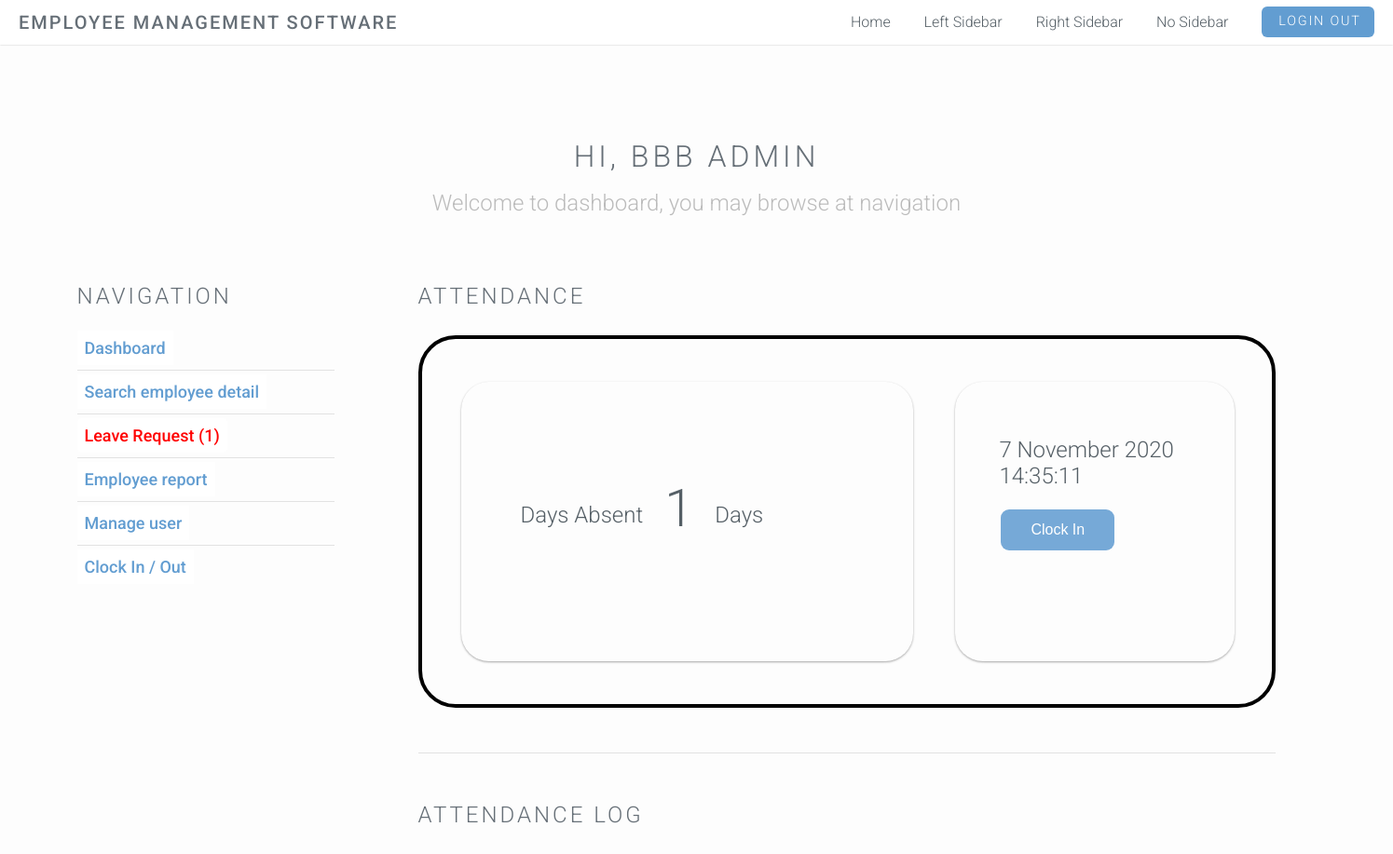
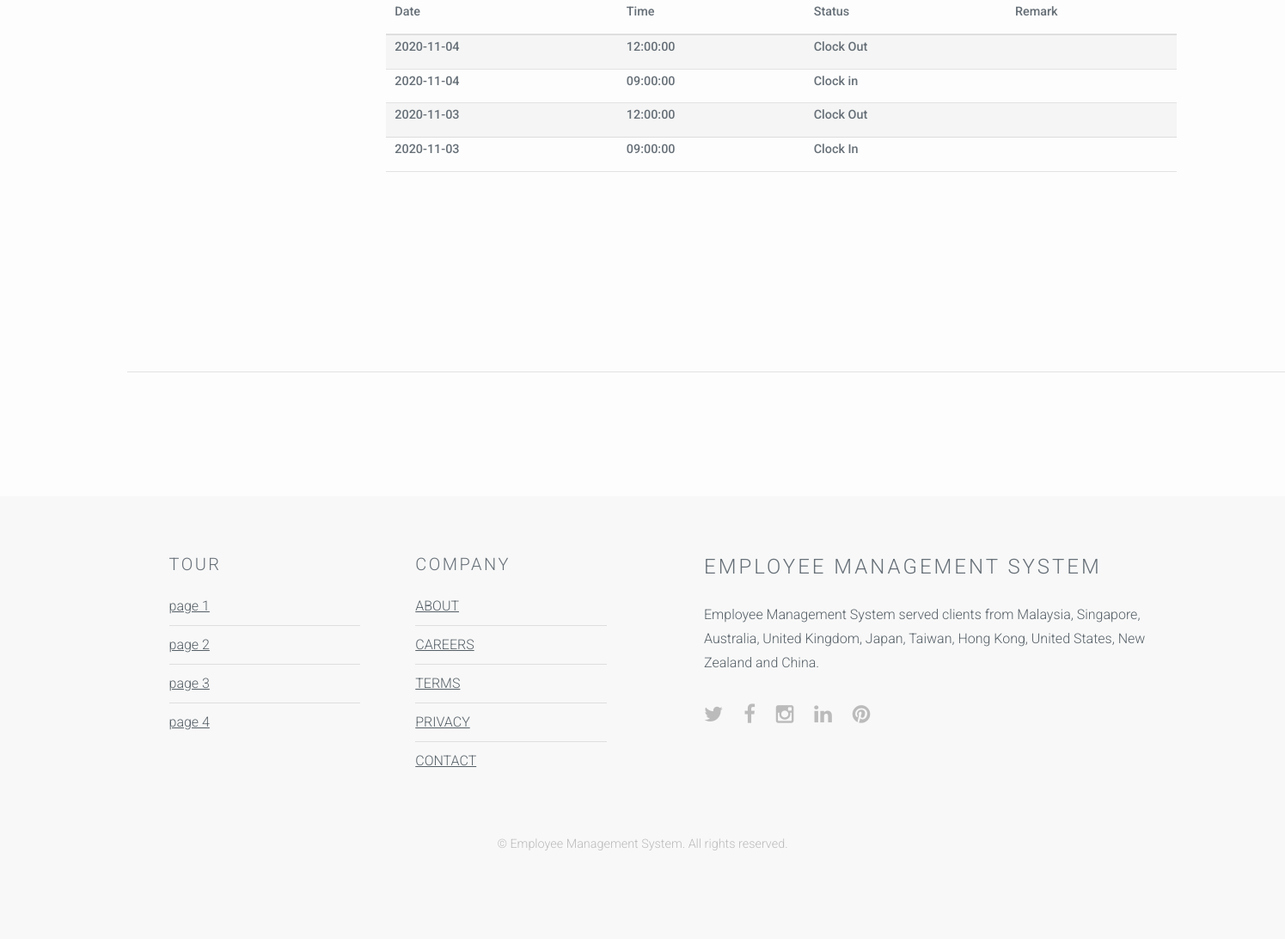
/website-source-code/admin-attendance.php (signed in), run on the app's committed database (2 pictures, top to bottom).
### tables this page shows
CREATE TABLE `attendance` (
  `ID` int(10) NOT NULL,
  `employeeID` int(10) NOT NULL,
  `date` date NOT NULL,
  `time` time NOT NULL,
  `status` varchar(10) NOT NULL,
  `remark` varchar(20) NOT NULL
);

### website-source-code/functions.php (called while the page is built, shortened)
<?php
    function checkStatus(int $id){
        require('dbcon.php');
        $query = 'SELECT * FROM `attendance` WHERE `employeeID` = "'.$id.'" AND `date` = "'.date("Y-m-d").'" ORDER BY `attendance`.`time` DESC';
        $result = $con->query($query);
        if(!$result || $result->num_rows == 0){
            $status = "Clock In";
        }
        return $status;
    }
?>

### website-source-code/admin-attendance.php (the view, shortened to what this page needs)
<!DOCTYPE html>
<html>
<head>
</head>
<body id="top" onload="updateTime()">
    <?php
        include("navbar_top.php");
        include("functions.php");
    ?>
    <section id="main" class="wrapper style1">
        <header class="major">
            <h2>Hi, <?php echo $_SESSION["name"];?> admin</h2>
            <p>Welcome to dashboard, you may browse at navigation</p>
        </header>
        <div class="container">
            <div class="container-admin-dashboard">
                <div class="row-admin-dashboard">
                    <div class="navigation-admin-dashboard">
                        <?php include("admin-navigation.php") ?>
                    </div>
                    <div class="8u skel-cell-important">
                        <section>
                            <h2>Attendance</h2>
                            <div class="attendance">
                                <div class="attendance-card attendance-left">
                                    <div class="card-info">
                                        <div class="card-left float-left">
                                            Days Absent
                                        </div>
                                        <div class="card-left-num float-left">
                                            1
                                        </div>
                                        <div class="card-left float-left">
                                            Days
                                        </div>
                                    </div>
                                </div>
                                <div class="attendance-card attendance-right">
                                    <div class="card-info-right">
                                        <div class="card-right float-left" id="time">
                                        </div>
                                        <?php
                                            $statusString = checkStatus($_SESSION["id"]);
                                            if($statusString == "Clock In"){
                                                $address = "clockIn_process.php";
                                            } else {
                                                $address = "clockOut_process.php";
                                            }
                                        ?>
                                        <div class="card-right float-left">
                                            <form action="<?php echo $address?>" method="POST">
                                                <button type="submit" name="submit" class="special btn-admin-search" value="<?php echo $statusString;?>"><?php echo checkStatus($_SESSION["id"]);?></button>
                                            </form>
                                        </div>
                                    </div>
                                </div>
                            </div>
                            <hr />
                            <h2>Attendance Log</h2>
                            <div class="attendance-table-div">
                                <table class="tg">
                                    <thead>
                                        <tr>
                                            <th class="tg-0pky">Date</th>
                                            <th class="tg-0lax">Time</th>
                                            <th class="tg-0lax">Status</th>
                                            <th class="tg-0lax">Remark</th>
                                        </tr>
                                    </thead>
                                    <tbody>
                                        <?php
                                            require('dbcon.php');
                                            $query = 'SELECT * FROM `attendance` WHERE `employeeID` = "'.$_SESSION["id"].'" ORDER BY `attendance`.`date` DESC, `attendance`.`time` DESC';
                                            $result = $con->query($query);
                                            if($result->num_rows == 0){
                                                echo "<th class=\"tg-0pky\" colspan=\"4\" align=\"center\">No Record</th>";
                                            } else {
                                                $size = 0;
                                                if($result->num_rows <= 15){
                                                    $size = $result->num_rows;
                                                } else {
                                                    $size = 15;
                                                }
                                                for($i = 0; $i < $size; $i++){
                                                    $row = $result->fetch_assoc();
                                                    echo "<tr>
                                                            <th class=\"tg-0pky\">".$row["date"]."</th>
                                                            <th class=\"tg-0pky\">".$row["time"]."</th>
                                                            <th class=\"tg-0pky\">".$row["status"]."</th>
                                                            <th class=\"tg-0pky\">".$row["remark"]."</th>
                                                    ";
                                                }
                                            }
                                        ?>
                                    </tbody>
                                </table>
                            </div>
                        </section>
                    </div>
                </div>
                <hr class="major" />
            </div>
        </div>
    </section>
    <?php include("footer.php") ?>
</body>
</html>

### website-source-code/css/style.css (style rules this page uses)
body { background: #fff; }
body, input, select, textarea { color: #555f66; font-family: "Roboto", Helvetica, sans-serif; font-size: 14pt; font-weight: 300; line-height: 1.75em; }
p { margin: 0 0 2em 0; }
h1, h2, h3, h4, h5, h6 { color: #666f77; font-weight: 300; line-height: 1em; margin: 0 0 1em 0; text-transform: uppercase; letter-spacing: 0.125em; }
h2 { font-size: 1.5em; line-height: 1.5em; }
hr { border: 0; border-bottom: solid 1px rgba(144, 144, 144, 0.25); margin: 3em 0; }
hr.major { margin: 2em 0 5em 0; }
header p { color: #bbb; position: relative; margin: 0 0 1.5em 0; }
header h2 + p { font-size: 1.25em; margin-top: -1em; line-height: 1.5em; }
header.major { text-align: center; margin: 0 0 4em 0; }
header.major h2 { font-size: 2em; }
header.major h2 + p { font-size: 1.5em; margin: -1em 0 2em 0; }
form { margin: 0 0 2em 0; }
table { margin: 0 0 2em 0; width: 100%; }
table tbody tr { border: solid 1px rgba(144, 144, 144, 0.25); border-left: 0; border-right: 0; }
table tbody tr:nth-child(2n + 1) { background-color: rgba(144, 144, 144, 0.075); }
table th { color: #666f77; font-size: 0.9em; font-weight: 500; padding: 0 0.75em 0.75em 0.75em; text-align: left; }
table thead { border-bottom: solid 2px rgba(144, 144, 144, 0.25); }
.wrapper { padding: 6em 0 4em 0; }
.wrapper.style1 { background: #fdfdfd; color: #555f66; }
.row-admin-dashboard { display: -webkit-box; display: -ms-flexbox; display: flex; -ms-flex-wrap: wrap; flex-wrap: wrap; margin-right: -15px; margin-left: -15px; }
.container-admin-dashboard { margin-left: auto; margin-right: auto; width: 1350px; }
.navigation-admin-dashboard { width: 20%; margin-right: 90px; margin-left: -50px; }
.btn-admin-search { background-color: #76a9d7; border: none; color: white; padding: 13px 32px; text-align: center; text-decoration: none; display: inline-block; font-size: 16px; margin: 2px 2px; cursor: pointer; border-radius: 9px; }

### website-source-code/css/style-xlarge.css (style rules this page uses)
body, input, select, textarea { font-size: 12pt; }

### website-source-code/admin-attendance.php (style rules this page uses)
.attendance { border: black; border-style: solid; border-radius: 40px; border-width: 4px; height: 25em; }
.attendance-card { border-radius: 30px; display: inline-block; height: 300px; margin: 1rem; position: relative; width: 300px; box-shadow: 0 1px 3px rgba(0, 0, 0, 0.12), 0 1px 2px rgba(0, 0, 0, 0.24); transition: all 0.3s cubic-bezier(0.25, 0.8, 0.25, 1); margin: 46px 0px; margin-left: 42px; }
.float-left { float: left; }
.attendance-left { width: 485px; }
.card-info { margin: 122px 41px; }
.card-left { font-size: 24px; margin: 7px 23px; }
.card-left-num { font-size: 56px; }
.card-info-right { margin: 49px 0px; }
.card-right { font-size: 24px; margin: 10px 47px; }
.attendance-table-div { border-width: 4px; height: 25em; }

### data on the page
attendance: date "2020-11-04", time "12:00:00", status "Clock Out"
attendance: date "2020-11-04", time "09:00:00", status "Clock in"
attendance: date "2020-11-03", time "12:00:00", status "Clock Out"
attendance: date "2020-11-03", time "09:00:00", status "Clock In"

### other printed values
$_SESSION["name"] "BBB"
$count "1"
checkStatus($_SESSION["id"]) "Clock In"
